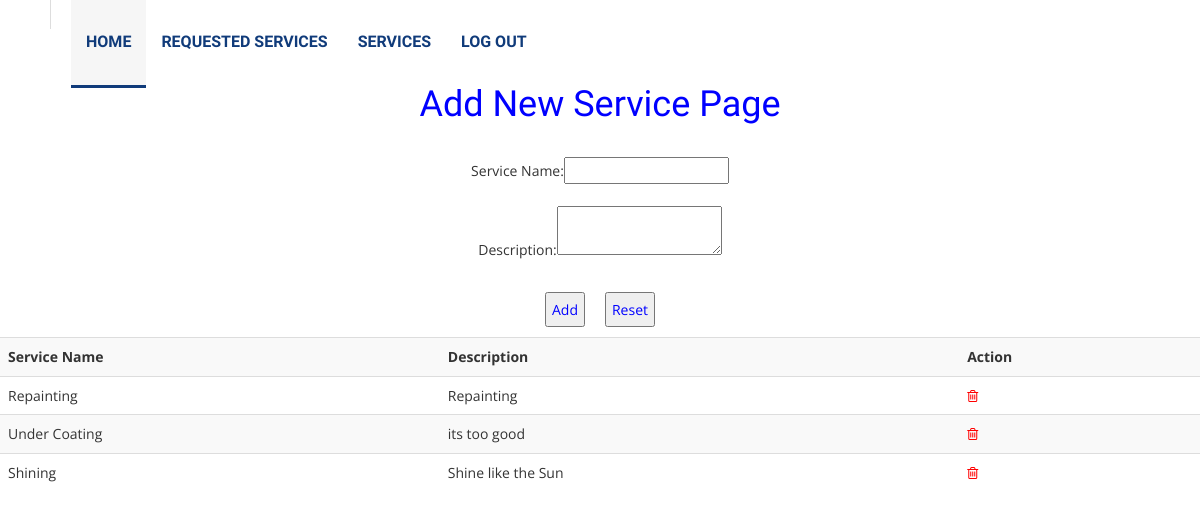
Screenshot of /admin/addNewService.php with the database file from the repository.
### tables this page shows
CREATE TABLE IF NOT EXISTS `tbl_services` (
  `sid` int(10) NOT NULL AUTO_INCREMENT,
  `service_name` varchar(30) NOT NULL,
  `service_desc` varchar(100) NOT NULL,
  PRIMARY KEY (`sid`)
);

### admin/addNewService.php (the view, shortened to what this page needs)
<?php include('header.php'); ?>
  <body>
  <center><h1><font color="blue">Add New Service Page</font></h1></center></br>
  <center>
  <table border="5">
  <form action="" method="post">
  Service Name:<input type="text" name="serviceName" required="required" /></br></br>
  Description:<textarea type="text" name="description" required="required"/></textarea><br><br>
  <input type="submit" value="Add" style="margin:10px; padding:5px" name="register"/>
  <input type="reset" value="Reset" style="margin:10px; padding:5px"//>
  </form>
  </table>
  <?php
                $qry=("select * from tbl_services");
                $sql= mysql_query($qry) or die (mysql_error());
				?>
				<table width="100%" style="padding:10px;" class="table table-hover table-striped">
                <tr><th>Service Name</th><th>Description</th><th>Action</th></tr>
                <?php
                while($row= mysql_fetch_array($sql))
                   {
						$sid=$row['sid'];
						$service_name=$row['service_name'];
                        $service_desc=$row['service_desc'];
                  ?>
                <tr><td><?php echo $service_name; ?> </td><td><?php echo $service_desc; ?></td>
              <td>
                <?php echo "<a class='confirmation' style='color:red;' href=\"delete_service.php?sid=".$sid."\">"."   <i class='fa fa-trash-o'></i>  </a>"; ?></td>
                </tr>
                 <?php } ?>
  </center>
  </body>
</html>

### rows the page displays
tbl_services: service_name "Repainting", service_desc "Repainting"
tbl_services: service_name "Under Coating", service_desc "its too good"
tbl_services: service_name "Shining", service_desc "Shine like the Sun"
